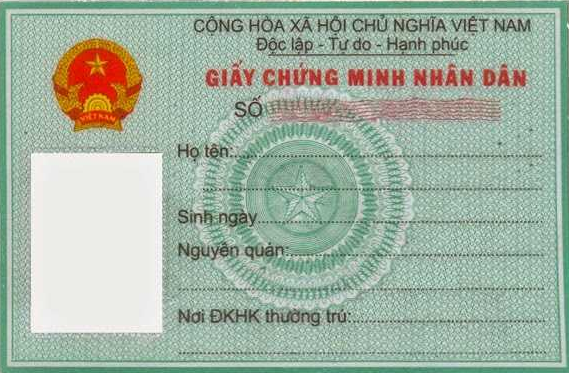
#> input picture images/phoi_cmnd.png, 569 x 373 px
$ python keypoint_rotation.py --template images/phoi_cmnd.png --image images/phoi_cmnd.png
#> lines starting #> are read from the running program, lines starting #| are printed output that depends on the picture
### tools/akaze_matcher.py
import cv2
import numpy as np

class KAZEMatcher():
    MIN_MATCH_COUNT = 10

    def match(self, input_img, template_img):
        img = cv2.cvtColor(input_img, cv2.COLOR_RGB2GRAY)
        img = cv2.GaussianBlur(img, (5, 5), 0)
        # img = cv2.Canny(img, 50, 200)
        # img = cv2.dilate(img, None, iterations=1)
        # img = cv2.erode(img, None, iterations=1)
        temp = cv2.cvtColor(template_img, cv2.COLOR_RGB2GRAY)
        # temp = cv2.equalizeHist(temp)
        temp = cv2.GaussianBlur(temp, (5, 5), 0)
        # [7 lines of commented-out code are left out]
        detector = cv2.AKAZE_create()
        # cv2.xfeatures2d_SIFT()

        # find the keypoints with SURF Detector
        img_kp, img_des = detector.detectAndCompute(img, None)
        tmp_kp, tmp_des = detector.detectAndCompute(temp, None)

        # verify if there is enough description
        if not (img_kp is not None and tmp_kp is not None and img_des is not None and tmp_des is not None and
                img_des.shape[0] >= self.MIN_MATCH_COUNT and tmp_des.shape[0] >= self.MIN_MATCH_COUNT):
            return None, None

        # -- Matching descriptor vectors
        FLANN_INDEX_LSH = 6
        # FLANN_INDEX_AUTOTUNED = 255
        index_params = dict(algorithm=FLANN_INDEX_LSH,
                            table_number=12,  # 12
                            key_size=20,  # 20
                            multi_probe_level=2)  # 2
        # [6 lines of commented-out code are left out]
        search_params = dict(checks=100)
        matcher = cv2.FlannBasedMatcher(index_params, search_params)
        knn_matches = matcher.knnMatch(tmp_des, img_des, 2, )

        # -- Filter matches using the Lowe's ratio test
        ratio_thresh = 0.75
        good_matches = []
        for match in knn_matches:
            if match and len(match) == 2:
                m, n = match
                if m.distance < ratio_thresh * n.distance:
                    good_matches.append(m)

        if len(good_matches) >= self.MIN_MATCH_COUNT:
            # -- Localize the object
            obj = np.empty((len(good_matches), 2), dtype=np.float32)
            scene = np.empty((len(good_matches), 2), dtype=np.float32)
            for i in range(len(good_matches)):
                # -- Get the keypoints from the good matches
                obj[i, 0] = tmp_kp[good_matches[i].queryIdx].pt[0]
                obj[i, 1] = tmp_kp[good_matches[i].queryIdx].pt[1]
                scene[i, 0] = img_kp[good_matches[i].trainIdx].pt[0]
                scene[i, 1] = img_kp[good_matches[i].trainIdx].pt[1]

            H, mask = cv2.findHomography(obj, scene, cv2.RANSAC)
            return H, len(good_matches)
        else:
            print("Not enough matches are found - {}/{}".format(len(good_matches), self.MIN_MATCH_COUNT))
            return None, None

### utils.py
from copy import deepcopy
import cv2
import matplotlib.pyplot as plt
from PIL import Image
import PIL.ImageColor as ImageColor
from imutils.perspective import order_points
from scipy.spatial.distance import cdist
import numpy as np

def show_image(image):
    plt.imshow(image), plt.show()

# [78 lines left out: functions draw_mask_on_image_array, four_point_nearest_rectangle, four_point_transform_no_order, not called in this run]

def crop_box(image, box):
    """
    Args:
        image: the inputted image
        box: the gt_box to crop by
    Returns:
    """
    image_h, image_w, _ = image.shape
    xmin = max(0, int(box[0]))
    ymin = max(0, int(box[1]))
    xmax = min(image_w, int(box[2]))
    ymax = min(image_h, int(box[3]))
    cropped_image = image[ymin: ymax, xmin: xmax]
    # [4 lines of commented-out code are left out]

    return cropped_image

# [97 lines left out: functions draw_box_4angle, draw_box, not called in this run]

### keypoint_rotation.py
import cv2
import argparse
import numpy as np

from tools.akaze_matcher import KAZEMatcher
from utils import show_image, crop_box

if __name__ == '__main__':
    # construct the argument parser and parse the arguments
    ap = argparse.ArgumentParser()
    ap.add_argument("-t", "--template", required=True, help="Path to template files")
    ap.add_argument("-i", "--image", required=True, help="Path to image files")
    args = vars(ap.parse_args())

    image = cv2.imread(args["image"])
#> image is the input picture: shape (373, 569, 3); mean B, G, R 161.9, 177.9, 161.7
    # convert to rgb
    if image.shape[2] == 4:
        image = cv2.cvtColor(image, cv2.COLOR_BGRA2RGB)
    else:
        image = cv2.cvtColor(image, cv2.COLOR_BGR2RGB)

    template = cv2.imread(args["template"])
    # create mask rcnn recognizer
    matcher = KAZEMatcher()

    # find template
    homo, match_num = matcher.match(image, template)
#> in match, `img = cv2.cvtColor(input_img, cv2.COLOR_RGB2GRAY)`:
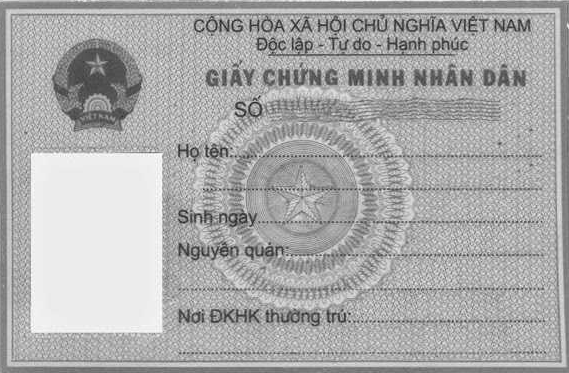
#> img: shape (373, 569); min 25, max 255, mean 171.2
#> in match, `img = cv2.GaussianBlur(img, (5, 5), 0)`:
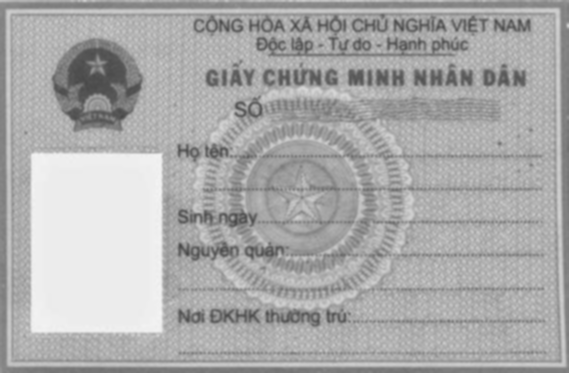
#> img: shape (373, 569); min 71, max 244, mean 171.1
#> in match, `temp = cv2.cvtColor(template_img, cv2.COLOR_RGB2GRAY)`:
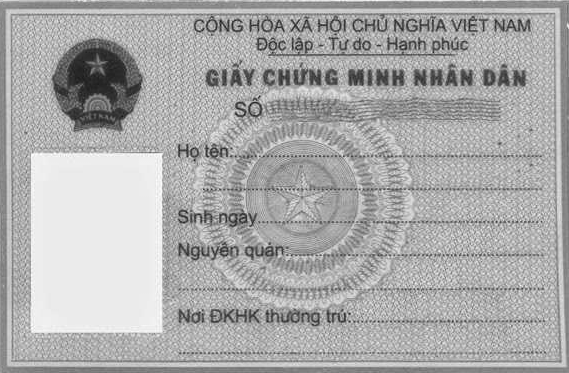
#> temp: shape (373, 569); min 22, max 254, mean 171.2
#> in match, `temp = cv2.GaussianBlur(temp, (5, 5), 0)`:
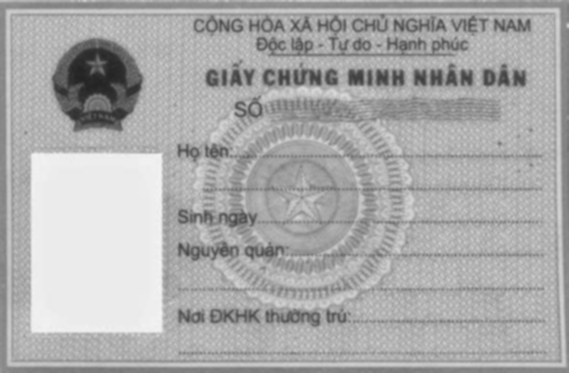
#> temp: shape (373, 569); min 35, max 244, mean 171.2
#> in match, `img_kp, img_des = detector.detectAndCompute(img, None)`: img_kp = 279 keypoints; strongest (x, y, size): (467, 77, 8.1), (419, 78, 8.1), (355, 78, 8.1), (382, 77, 8.1)
#> in match, `tmp_kp, tmp_des = detector.detectAndCompute(temp, None)`: tmp_kp = 296 keypoints; strongest (x, y, size): (419, 77, 8.1), (467, 77, 8.1), (355, 78, 8.1), (399, 77, 8.1)
#> in match, `knn_matches = matcher.knnMatch(tmp_des, img_des, 2, )`: knn_matches = 296 matches
#> the loop in match, `for match in knn_matches:` made 296 passes
#> match on passes 1 to 3: 2 matches, 2 matches, 2 matches
#> after the loop in match, `for match in knn_matches:`: good_matches = 225 matches
#> in match, `obj = np.empty((len(good_matches), 2), dtype=np.float32)`: obj = 225 pairs, first value -4.63e-09 to 1.22e+23, second value 3.07e-41 to 4.58e-41
#> in match, `scene = np.empty((len(good_matches), 2), dtype=np.float32)`: scene = 225 pairs, first value -4.63e-09 to 1.22e+23, second value 0 to 4.58e-41
#> after the loop in match, `for i in range(len(good_matches)):`: obj = 225 pairs, first value 33.61 to 515.7, second value 28.52 to 328.2; scene = 225 pairs, first value 33.63 to 515.7, second value 28.56 to 328.3
#> in match, `H, mask = cv2.findHomography(obj, scene, cv2.RANSAC)`: H = [[1, -0.000161, 0.00166], [-0.000255, 1, 0.169], [5.87e-08, 5.08e-07, 1]]; mask = 225 values, max 1 at index 0, min 0 at index 17, mean 0.96
#> homo has the same summary as H in match; match_num = 225

    if homo is not None:
        resutl = [] # contain result images
        template_corners = np.empty((4, 1, 2), dtype=np.float32)
        template_corners[0, 0, 0] = 0
        template_corners[0, 0, 1] = 0
        template_corners[1, 0, 0] = template.shape[1]
        template_corners[1, 0, 1] = 0
        template_corners[2, 0, 0] = template.shape[1]
        template_corners[2, 0, 1] = template.shape[0]
        template_corners[3, 0, 0] = 0
        template_corners[3, 0, 1] = template.shape[0]
        object_corners = cv2.perspectiveTransform(template_corners, homo)
#> object_corners = [[0.00166, 0.169], [569.1, 0.0239], [568.9, 372.8], [-0.0586, 373]]
        object_box = cv2.boundingRect(object_corners)
#> object_box = (-1, 0, 571, 373)
        object_box = [object_box[0], object_box[1], object_box[0] + object_box[2],
                      object_box[1] + object_box[3]]
#> object_box = [-1, 0, 570, 373]
        object_image = crop_box(image, object_box)
#> in crop_box, `xmin = max(0, int(box[0]))`: xmin = 0
#> in crop_box, `xmax = min(image_w, int(box[2]))`: xmax = 569
#> in crop_box, `ymax = min(image_h, int(box[3]))`: ymax = 373
        show_image(object_image)
        resutl.append(object_image)

    # ********* all result is contained in "result" param" *********
